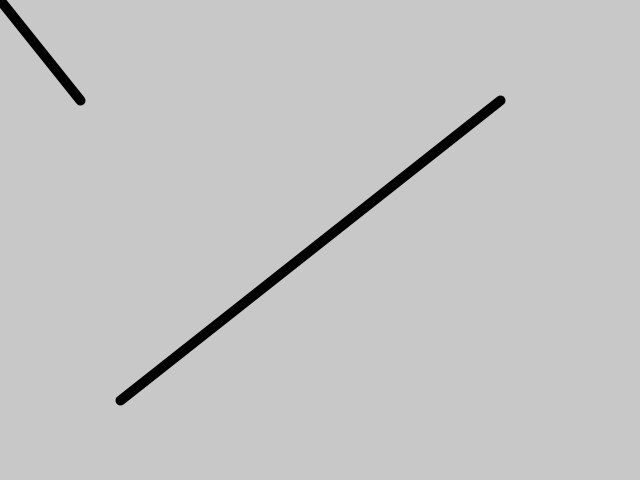
Frame 1 (no input)
Frame 60 (the mouse pressed at the canvas centre just before this capture): identical to frame 1, image omitted
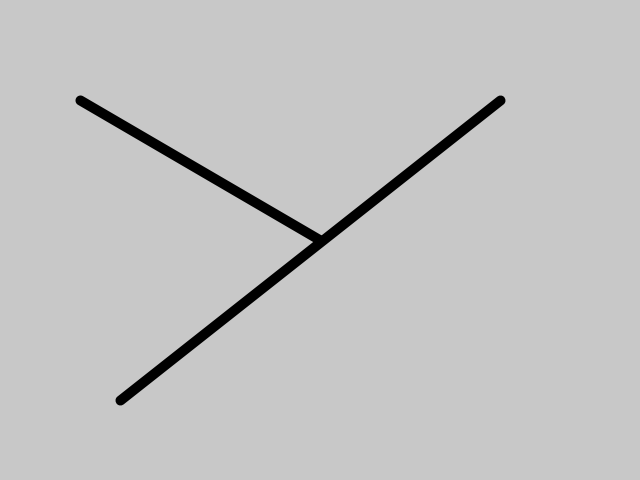
Frame 120 (the mouse held since frame 60 and released just before this capture)

The Processing sketch that drew these frames (run headless with seeded random() and noise(); from frame 60 on, the mouse is pressed at the canvas centre):

// Processing sketch: CollisionDetection
// ── CollisionDetection.pde
Line l1 = new Line(new PVector(120, 400), new PVector(500, 100));
Line l2 = new Line(new PVector(80, 100), new PVector(mouseX, mouseY));

void setup() {
  size(640, 480);
  strokeWeight(10);
}

void draw() {
  // Update p4 to mouse position
  l2.b.x = mouseX;
  l2.b.y = mouseY;

  // Draw lines
  background(200);
  line(l1.a.x, l1.a.y, l1.b.x, l1.b.y);
  line(l2.a.x, l2.a.y, l2.b.x, l2.b.y);
  float dot =
    PVector.dot(
    l1.b.copy().sub(l1.a),
    new PVector(mouseX, mouseY).sub(l1.a)
    ) / PVector.dot(
    l1.b.copy().sub(l1.a), l1.b.copy().sub(l1.a)) * pow(l1.mag(), 2);
  println(dot);
  
}

boolean pointCircle(PVector p, Circle c) {
  return dist(p.x, p.y, c.center.x, c.center.y) < c.r;
}

boolean circleLine(Circle c, Line l) {
  if (pointCircle(l.a, c) || pointCircle(l.b, c)) {
    return true;
  }
  return false;
}

boolean lineLine(Line l1, Line l2) {
  return false;
}

// ── Circle.pde
class Circle {
  PVector center;
  float r;
  Circle(PVector center, float r) {
    this.center = center;
    this.r = r;
  }
}

// ── Line.pde
class Line {
  PVector a;
  PVector b;
  Line(PVector a, PVector b) {
    this.a = a;
    this.b = b;
  }
  float mag() {
    return dist(a.x,a.y,b.x,b.y);
  }
}

// ── Rectangle.pde
class Rectangle {
  PVector min;
  PVector max;
  Rectangle(PVector min, PVector max) {
    this.min = min;
    this.max = max;
  }
}
